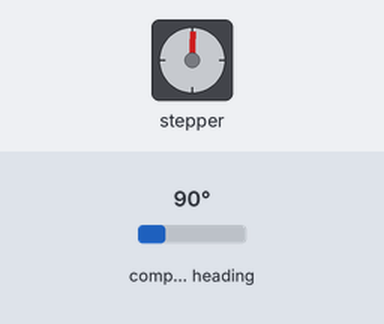
Simulated run of this sketch. Board: ESP32. On the bench: stepper motor. The inputs (shaded band) are chosen by the test bench; at power-on: compass heading 90°. Stepper angles assume 100 steps per turn; what the sketch prints to the serial monitor is not drawn.

Above: at 0.15 s.
At 10.05 s:
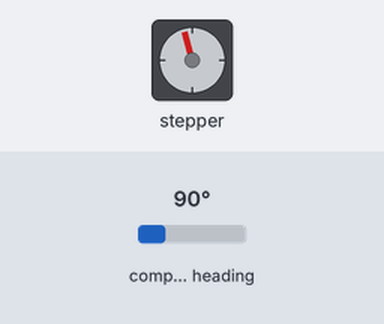
At 19.95 s:
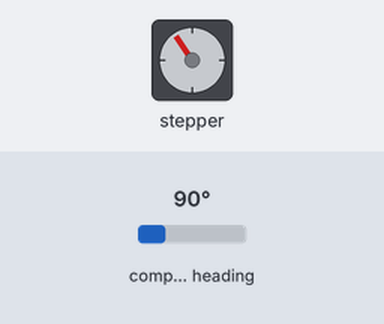
At 39.75 s:
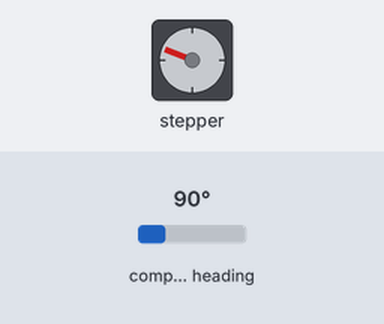
Timing chart, 0 to 40.0 s (numbered marks = the images above):
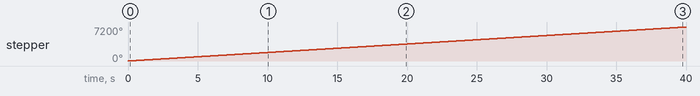

The sketch:

2.ino
```cpp
#include <Stepper.h>
#define STEPS 100
Stepper stepper(STEPS, 8, 9, 10, 11);
int previous = 0;
#include <Wire.h>
#include <Adafruit_Sensor.h>
#include <Adafruit_HMC5883_U.h>
Adafruit_HMC5883_Unified mag = Adafruit_HMC5883_Unified(12345);
void setup()
{
    stepper.setSpeed(30);
    Serial.begin(9600);
    if (!mag.begin())
    {
        Serial.println("Ooops, no HMC5883 detected ... Check your wiring!");
        while (1)
            ;
    }
}

void loop()
{
    sensors_event_t event;
    mag.getEvent(&event);
    Serial.print("X: ");
    Serial.print(event.magnetic.x);
    Serial.print(" ");
    Serial.print("Y: ");
    Serial.print(event.magnetic.y);
    Serial.print(" ");
    Serial.print("Z: ");
    Serial.print(event.magnetic.z);
    Serial.print(" ");
    Serial.println("uT");
    float heading = atan2(event.magnetic.y, event.magnetic.x);
    float declinationAngle = 0.22;
    heading += declinationAngle;
    if (heading < 0)
    {
        heading += 2 * PI;
    }
    if (heading > 2 * PI)
    {
        heading -= 2 * PI;
        float headingDegrees = heading * 180 / M_PI;
        Serial.print("Heading (degrees): ");
        Serial.println(headingDegrees);
        delay(500);
    }

    int val = analogRead(0);
    stepper.step(val - previous);
    previous = val;
}
```

Measured:
- by itself, stepper: keeps turning clockwise at about 180°/s
